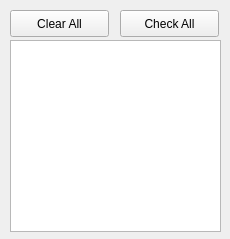
<?xml version="1.0" encoding="UTF-8"?>
<ui version="4.0">
 <class>QGCSwarmRemote</class>
 <widget class="QWidget" name="QGCSwarmRemote">
  <property name="geometry">
   <rect>
    <x>0</x>
    <y>0</y>
    <width>230</width>
    <height>239</height>
   </rect>
  </property>
  <property name="windowTitle">
   <string>Form</string>
  </property>
  <widget class="QPushButton" name="CheckAll">
   <property name="geometry">
    <rect>
     <x>120</x>
     <y>10</y>
     <width>99</width>
     <height>27</height>
    </rect>
   </property>
   <property name="text">
    <string>Check All</string>
   </property>
  </widget>
  <widget class="QPushButton" name="ClearAll">
   <property name="geometry">
    <rect>
     <x>10</x>
     <y>10</y>
     <width>99</width>
     <height>27</height>
    </rect>
   </property>
   <property name="text">
    <string>Clear All</string>
   </property>
  </widget>
  <widget class="QListWidget" name="listWidget">
   <property name="geometry">
    <rect>
     <x>10</x>
     <y>40</y>
     <width>211</width>
     <height>192</height>
    </rect>
   </property>
  </widget>
 </widget>
 <resources/>
 <connections/>
</ui>
